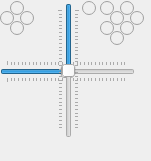
   <widget class="QDockWidget" name="dockJoystick" >
    <property name="geometry" >
     <rect>
      <x>1080</x>
      <y>660</y>
      <width>151</width>
      <height>161</height>
     </rect>
    </property>
    <property name="windowTitle" >
     <string>Joystick</string>
    </property>
    <widget class="QWidget" name="dockWidgetContents_4" >
     <property name="geometry" >
      <rect>
       <x>0</x>
       <y>20</y>
       <width>151</width>
       <height>141</height>
      </rect>
     </property>
     <widget class="QRadioButton" name="radioBtnJoy5Up" >
      <property name="enabled" >
       <bool>false</bool>
      </property>
      <property name="geometry" >
       <rect>
        <x>10</x>
        <y>0</y>
        <width>16</width>
        <height>16</height>
       </rect>
      </property>
      <property name="font" >
       <font>
        <family>Verdana</family>
       </font>
      </property>
      <property name="text" >
       <string/>
      </property>
      <property name="autoExclusive" >
       <bool>false</bool>
      </property>
     </widget>
     <widget class="QRadioButton" name="radioBtnJoy3" >
      <property name="enabled" >
       <bool>false</bool>
      </property>
      <property name="geometry" >
       <rect>
        <x>120</x>
        <y>20</y>
        <width>16</width>
        <height>16</height>
       </rect>
      </property>
      <property name="font" >
       <font>
        <family>Verdana</family>
       </font>
      </property>
      <property name="text" >
       <string/>
      </property>
      <property name="autoExclusive" >
       <bool>false</bool>
      </property>
     </widget>
     <widget class="QSlider" name="sliderJoystickX" >
      <property name="geometry" >
       <rect>
        <x>0</x>
        <y>60</y>
        <width>135</width>
        <height>23</height>
       </rect>
      </property>
      <property name="font" >
       <font>
        <family>Verdana</family>
       </font>
      </property>
      <property name="minimum" >
       <number>-32767</number>
      </property>
      <property name="maximum" >
       <number>32767</number>
      </property>
      <property name="pageStep" >
       <number>100</number>
      </property>
      <property name="value" >
       <number>0</number>
      </property>
      <property name="orientation" >
       <enum>Qt::Horizontal</enum>
      </property>
      <property name="tickPosition" >
       <enum>QSlider::TicksBothSides</enum>
      </property>
      <property name="tickInterval" >
       <number>2000</number>
      </property>
     </widget>
     <widget class="QRadioButton" name="radioBtnJoy10" >
      <property name="enabled" >
       <bool>false</bool>
      </property>
      <property name="geometry" >
       <rect>
        <x>100</x>
        <y>0</y>
        <width>16</width>
        <height>16</height>
       </rect>
      </property>
      <property name="font" >
       <font>
        <family>Verdana</family>
       </font>
      </property>
      <property name="text" >
       <string/>
      </property>
      <property name="autoExclusive" >
       <bool>false</bool>
      </property>
     </widget>
     <widget class="QRadioButton" name="radioBtnJoy11" >
      <property name="enabled" >
       <bool>false</bool>
      </property>
      <property name="geometry" >
       <rect>
        <x>82</x>
        <y>0</y>
        <width>16</width>
        <height>16</height>
       </rect>
      </property>
      <property name="font" >
       <font>
        <family>Verdana</family>
       </font>
      </property>
      <property name="text" >
       <string/>
      </property>
      <property name="autoExclusive" >
       <bool>false</bool>
      </property>
     </widget>
     <widget class="QRadioButton" name="radioBtnJoy2" >
      <property name="enabled" >
       <bool>false</bool>
      </property>
      <property name="geometry" >
       <rect>
        <x>110</x>
        <y>30</y>
        <width>16</width>
        <height>16</height>
       </rect>
      </property>
      <property name="font" >
       <font>
        <family>Verdana</family>
       </font>
      </property>
      <property name="text" >
       <string/>
      </property>
      <property name="autoExclusive" >
       <bool>false</bool>
      </property>
     </widget>
     <widget class="QRadioButton" name="radioBtnJoy5" >
      <property name="enabled" >
       <bool>false</bool>
      </property>
      <property name="geometry" >
       <rect>
        <x>130</x>
        <y>10</y>
        <width>16</width>
        <height>16</height>
       </rect>
      </property>
      <property name="font" >
       <font>
        <family>Verdana</family>
       </font>
      </property>
      <property name="text" >
       <string/>
      </property>
      <property name="autoExclusive" >
       <bool>false</bool>
      </property>
     </widget>
     <widget class="QRadioButton" name="radioBtnJoy5Down" >
      <property name="enabled" >
       <bool>false</bool>
      </property>
      <property name="geometry" >
       <rect>
        <x>10</x>
        <y>20</y>
        <width>16</width>
        <height>16</height>
       </rect>
      </property>
      <property name="font" >
       <font>
        <family>Verdana</family>
       </font>
      </property>
      <property name="text" >
       <string/>
      </property>
      <property name="autoExclusive" >
       <bool>false</bool>
      </property>
     </widget>
     <widget class="QRadioButton" name="radioBtnJoy4" >
      <property name="enabled" >
       <bool>false</bool>
      </property>
      <property name="geometry" >
       <rect>
        <x>120</x>
        <y>0</y>
        <width>16</width>
        <height>16</height>
       </rect>
      </property>
      <property name="font" >
       <font>
        <family>Verdana</family>
       </font>
      </property>
      <property name="text" >
       <string/>
      </property>
      <property name="autoExclusive" >
       <bool>false</bool>
      </property>
     </widget>
     <widget class="QRadioButton" name="radioBtnJoy1" >
      <property name="enabled" >
       <bool>false</bool>
      </property>
      <property name="geometry" >
       <rect>
        <x>110</x>
        <y>10</y>
        <width>16</width>
        <height>16</height>
       </rect>
      </property>
      <property name="font" >
       <font>
        <family>Verdana</family>
       </font>
      </property>
      <property name="text" >
       <string/>
      </property>
      <property name="autoExclusive" >
       <bool>false</bool>
      </property>
     </widget>
     <widget class="QRadioButton" name="radioBtnJoy4Right" >
      <property name="enabled" >
       <bool>false</bool>
      </property>
      <property name="geometry" >
       <rect>
        <x>20</x>
        <y>10</y>
        <width>16</width>
        <height>16</height>
       </rect>
      </property>
      <property name="font" >
       <font>
        <family>Verdana</family>
       </font>
      </property>
      <property name="text" >
       <string/>
      </property>
      <property name="autoExclusive" >
       <bool>false</bool>
      </property>
     </widget>
     <widget class="QSlider" name="sliderJoystickY" >
      <property name="geometry" >
       <rect>
        <x>57</x>
        <y>3</y>
        <width>23</width>
        <height>135</height>
       </rect>
      </property>
      <property name="font" >
       <font>
        <family>Verdana</family>
       </font>
      </property>
      <property name="minimum" >
       <number>-32767</number>
      </property>
      <property name="maximum" >
       <number>32767</number>
      </property>
      <property name="pageStep" >
       <number>100</number>
      </property>
      <property name="value" >
       <number>0</number>
      </property>
      <property name="orientation" >
       <enum>Qt::Vertical</enum>
      </property>
      <property name="invertedAppearance" >
       <bool>true</bool>
      </property>
      <property name="tickPosition" >
       <enum>QSlider::TicksBothSides</enum>
      </property>
      <property name="tickInterval" >
       <number>2000</number>
      </property>
     </widget>
     <widget class="QRadioButton" name="radioBtnJoy4Left" >
      <property name="enabled" >
       <bool>false</bool>
      </property>
      <property name="geometry" >
       <rect>
        <x>0</x>
        <y>10</y>
        <width>16</width>
        <height>16</height>
       </rect>
      </property>
      <property name="font" >
       <font>
        <family>Verdana</family>
       </font>
      </property>
      <property name="text" >
       <string/>
      </property>
      <property name="autoExclusive" >
       <bool>false</bool>
      </property>
     </widget>
     <widget class="QRadioButton" name="radioBtnJoy0" >
      <property name="enabled" >
       <bool>false</bool>
      </property>
      <property name="geometry" >
       <rect>
        <x>100</x>
        <y>20</y>
        <width>16</width>
        <height>16</height>
       </rect>
      </property>
      <property name="font" >
       <font>
        <family>Verdana</family>
       </font>
      </property>
      <property name="text" >
       <string/>
      </property>
      <property name="autoExclusive" >
       <bool>false</bool>
      </property>
     </widget>
    </widget>
   </widget>
